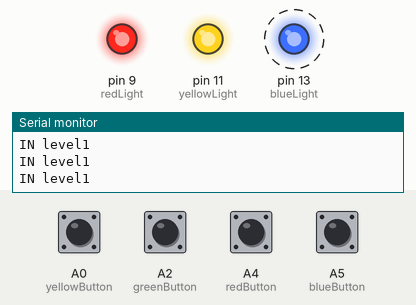
Recording of a sketch running on a simulated Arduino Uno, built with avr-gcc and run on an emulated ATmega328P. Parts: output pins drawn as LEDs (lit = HIGH), the last lines printed to the serial monitor. Dashed ring = blinking. The inputs (shaded band) are chosen by the test bench; at power-on: A0 (yellowButton), A2 (greenButton), A4 (redButton), A5 (blueButton) LOW.

Above: at 1.2 s.
1.3 s: A2 (greenButton) pulled HIGH for 0.15 s
At 2.1 s:
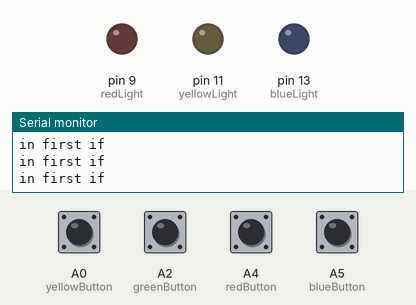
2.9 s: A0 (yellowButton) pulled HIGH for 0.15 s
At 3.3 s:
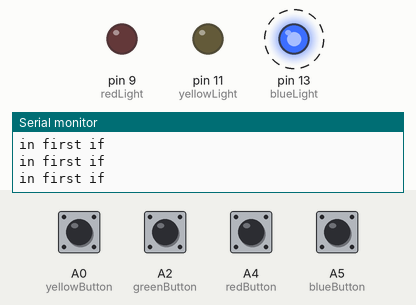
6.0 s: A2 (greenButton) pulled HIGH for 1 s
8.5 s: A4 (redButton) pulled HIGH for 0.15 s
At 8.9 s:
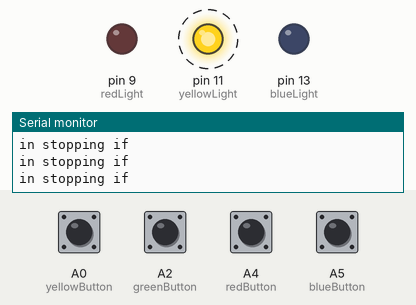
Timing chart, 0 to 12.5 s (numbered marks = the images above; inputs shaded):
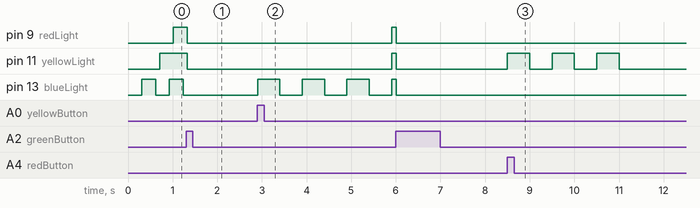

The sketch:

trial2Nov3.ino
```cpp
// Done by Liyan Ibrahim
//Two stages: the first one being that the three LEDs blink at different rates but the on and off time are the same for each of the LED’s, the user has to click on the LED blinking at the fastest rate. The second stage, the user has to choose the LED that stays ON for the longest period of time and the LEDs have different on and off periods.

// global variables setup
int timeer = 0;
// declaring lights and buttons
int blueButton = A5;
int yellowButton = A0;
int redButton = A4;
int greenButton = A2;
int blueLight = 13;
int yellowLight = 11;
int redLight = 9;

//setup
void setup() {
  Serial.begin(9600);
  pinMode(blueLight, OUTPUT);
  pinMode(yellowLight, OUTPUT);
  pinMode(redLight, OUTPUT);
  pinMode(blueButton, INPUT);
  pinMode(yellowButton, INPUT);
  pinMode(redButton, INPUT);

}

// class so we can have the LED's blink with different on and off times without delay --> taken from Adafruit multitasking tutorial
class Blinker {
    int color;      // the number of the LED pin
    long OnTime;     // milliseconds of on-time
    long OffTime;    // milliseconds of off-time
    int state;
    unsigned long previousMillis;
  public:
    Blinker(int pin, long on, long off)
    {
      color = pin;
      pinMode(color, OUTPUT);

      OnTime = on;
      OffTime = off;

      state = LOW;
      previousMillis = 0;
    }
    void Update()
    {
      // check to see if it's time to change the state of the LED
      unsigned long currentMillis = millis();

      if ((state == HIGH) && (currentMillis - previousMillis >= OnTime))
      {
        state = LOW;  // Turn it off
        previousMillis = currentMillis;  // Remember the time
        digitalWrite(color, state);  // Update the actual LED
      }
      else if ((state == LOW) && (currentMillis - previousMillis >= OffTime))
      {
        state = HIGH;  // turn it on
        previousMillis = currentMillis;   // Remember the time
        digitalWrite(color, state);   // Update the actual LED
      }
    }
};

// faster game LEDs declartion (level1)
Blinker level1Blue(blueLight, 300, 300);
Blinker level1Yellow(yellowLight, 700, 700);
Blinker level1Red(redLight, 1000, 1000);

//on for the longest time LED declarations (level2)
Blinker level2Blue(blueLight, 700, 300);
Blinker level2Yellow(yellowLight, 900, 700);
Blinker level2Red(redLight, 600, 1000);

//global variables used in loop (not needed for the class)
int startEnd = 0;
int help = 0;
int help2 = 0;
int l2 = 0;
int timer2 = 0;
int helpl2 = 0;
int level = 1;

void loop() {
  if ( startEnd == 0) { // if levels arent done, go inside the loop
    if (timeer == 0) { // play level 1
      level1();
    }

    //once user observed, press green button
    if (digitalRead(greenButton) == HIGH) {
      Serial.println("in stopping if");
      timeer++; // increase timeer so it doesnt replay the level (inside the first If statement)
      //make sure all lights are off
      digitalWrite(blueLight, LOW);
      digitalWrite(yellowLight, LOW);
      digitalWrite(redLight, LOW);
      help++;
    }
    if (timeer > 0 && l2 == 0) {
      Serial.println("in first if");
      if (digitalRead(blueButton) == HIGH) { // if user picks blue which is the correct answer, have all the lights on and then off and move to level2
        Serial.println("in correct if");
        digitalWrite(blueLight, HIGH);
        digitalWrite(yellowLight, HIGH);
        digitalWrite(redLight, HIGH);
        delay(1000);
        digitalWrite(blueLight, LOW);
        digitalWrite(yellowLight, LOW);
        digitalWrite(redLight, LOW);
        l2++; // move to level 2

      }

      else if (digitalRead(yellowButton) == HIGH || digitalRead(redButton) == HIGH ) { // else if the user picks yellow or red, have the blue LED light up 3 times then move to level2
        for (int i = 0; i < 3; i++) {
          digitalWrite(blueLight, HIGH);
          delay(500);
          digitalWrite(blueLight, LOW);
          delay(500);
          l2++;
        }
      }
    }

    if (l2 > 0) { // if user is in level 2 play level2GAME
      level2GAME();
    }
  }
}

//Obvoius difference in speed and same on and off time
void level1() {
  Serial.println("IN level1");
  level1Blue.Update();
  level1Yellow.Update();
  level1Red.Update();
}
void level2() {
  Serial.print("IN level2");
  level2Blue.Update();
  level2Yellow.Update();
  level2Red.Update();
}

void level2GAME() {

  if (timer2 == 0) { // play level 2 game until user presses green button
    level2();
  }
  if (digitalRead(greenButton) == HIGH) { // if green button is pressed, stop playing the pattern and turn the lights off
    timer2++;
    digitalWrite(blueLight, LOW);
    digitalWrite(yellowLight, LOW);
    digitalWrite(redLight, LOW);
    helpl2++;
  }
  if (timer2 > 0) {

    if (digitalRead(yellowButton) == HIGH) { // if yellow button is pressed (correct answer), all the LED's light up for one second
      Serial.println("In correct if");
      digitalWrite(blueLight, HIGH);
      digitalWrite(yellowLight, HIGH);
      digitalWrite(redLight, HIGH); // turn the LED on (HIGH is the voltage level)
      delay(1000);
      digitalWrite(blueLight, LOW);
      digitalWrite(yellowLight, LOW);
      digitalWrite(redLight, LOW); // turn the LED on (HIGH is the voltage level)
      startEnd++; // end game since 2 levels completed
    }

    if ( digitalRead(blueButton) == HIGH || digitalRead(redButton) == HIGH ) { //if blue or red button is pressed, turn yellow LED on 3 times  since it is the right answer and end game
      for (int i = 0; i < 3; i++) {
        digitalWrite(yellowLight, HIGH);
        delay(500);
        digitalWrite(yellowLight, LOW);
        delay(500);
        startEnd++; // end game
      }
    }

  }

}
```

Measured:
- after the input at 1.3 s, pin 9 (redLight): HIGH → LOW after 0.02 s instead of 0.71 s; pin 13 (blueLight): stops changing and stays LOW
- after the input at 2.9 s, pin 9 (redLight), pin 11 (yellowLight): LOW → HIGH after 3.0 s; pin 13 (blueLight): alternates HIGH for 0.50 s and LOW for 0.50 s, starting at once
- after the input at 8.5 s, pin 11 (yellowLight): alternates HIGH for 0.50 s and LOW for 0.50 s, 6 changes in all, then stays LOW, starting at once
- by itself, pin 13 (blueLight): alternates HIGH for 0.31 s and LOW for 0.31 s
